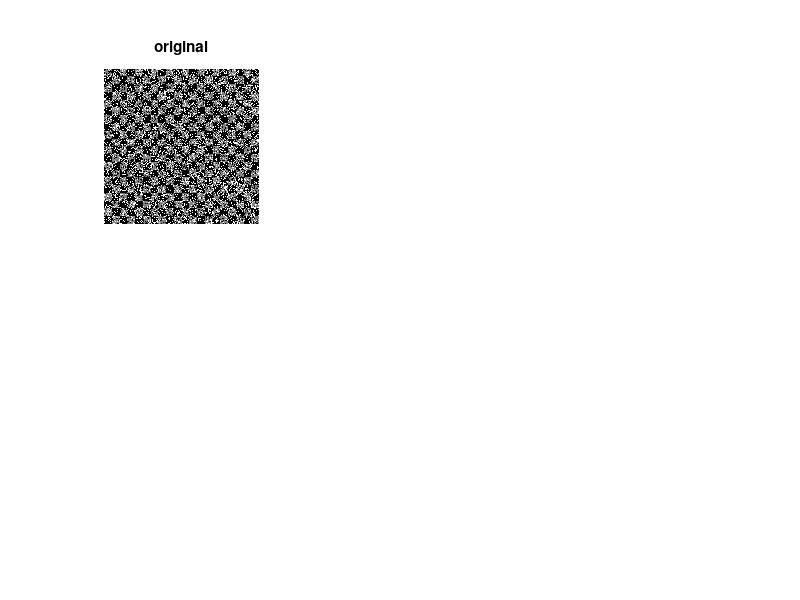

The MATLAB source for this figure: (Note: this script raises an error after producing the figure.)
% Test blurring

img = zeros(40);
img(1:20, 1:20) = 0.5;
img(21:40, 21:40) = 0.5;
img = repmat(img, 10, 10);
img = imnoise(img, 'salt & pepper', 0.4); 

%img = imread('C:\Users\Public\Pictures\Sample Pictures\Tulips.jpg');
img = mean(img, 3);

BLUR_SIGMA = 10;
edge_types = {'zeros', 'smart', 'replicate', 'reflect'};

subplot(2, 3, 1);
imshow(img);
title('original');

for i = 1:length(edge_types)
    type = edge_types{i};
    blur = GaussianBlur(BLUR_SIGMA, size(img), type);
    blurred = blur.apply(img);
    subplot(2, 3, i+1);
    imshow(blurred);   
    title(type);
end
linkaxes();